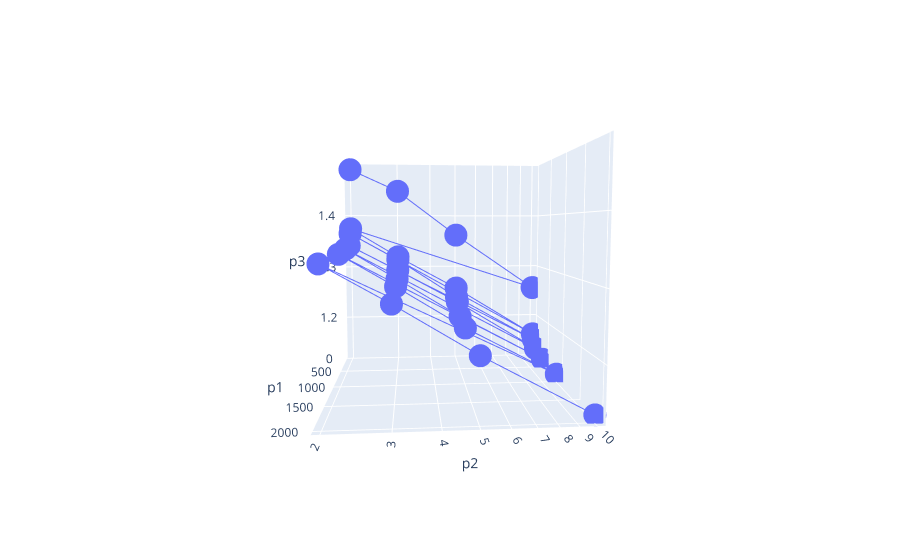

Notebook code cell kept with this figure:
### Code cell


### Figure 1 — Plotly figure (JSON) as saved in the notebook; plotly's stock layout.template omitted (floating-point values rounded to 4 significant figures)
{"data": [{"hovertemplate": "p1=%{x}<br>p2=%{y}<br>p3=%{z}<extra></extra>", "legendgroup": "", "line": {"color": "#636efa", "dash": "solid"}, "marker": {"symbol": "circle"}, "mode": "markers+lines", "name": "", "scene": "scene", "showlegend": false, "type": "scatter3d", "x": [10, 10, 10, 10, 50, 50, 50, 50, 100, 100, 100, 100, 200, 200, 200, 200, 500, 500, 500, 500, 1000, 1000, 1000, 1000, 2000, 2000, 2000, 2000], "y": [2, 3, 5, 10, 2, 3, 5, 10, 2, 3, 5, 10, 2, 3, 5, 10, 2, 3, 5, 10, 2, 3, 5, 10, 2, 3, 5, 10], "z": [1.488, 1.447, 1.363, 1.257, 1.375, 1.321, 1.259, 1.165, 1.366, 1.316, 1.242, 1.155, 1.344, 1.297, 1.235, 1.141, 1.34, 1.286, 1.217, 1.134, 1.336, 1.283, 1.213, 1.132, 1.334, 1.282, 1.214, 1.13]}], "layout": {"autosize": true, "legend": {"tracegroupgap": 0}, "margin": {"t": 60}, "scene": {"aspectmode": "auto", "aspectratio": {"x": 1, "y": 1, "z": 1}, "camera": {"center": {"x": 0, "y": 0, "z": 0}, "eye": {"x": 2.15, "y": -0.1684, "z": 0.1886}, "projection": {"type": "perspective"}, "up": {"x": 0, "y": 0, "z": 1}}, "domain": {"x": [0, 1], "y": [0, 1]}, "xaxis": {"title": {"text": "p1"}, "type": "linear"}, "yaxis": {"title": {"text": "p2"}, "type": "log"}, "zaxis": {"title": {"text": "p3"}, "type": "linear"}}}}
